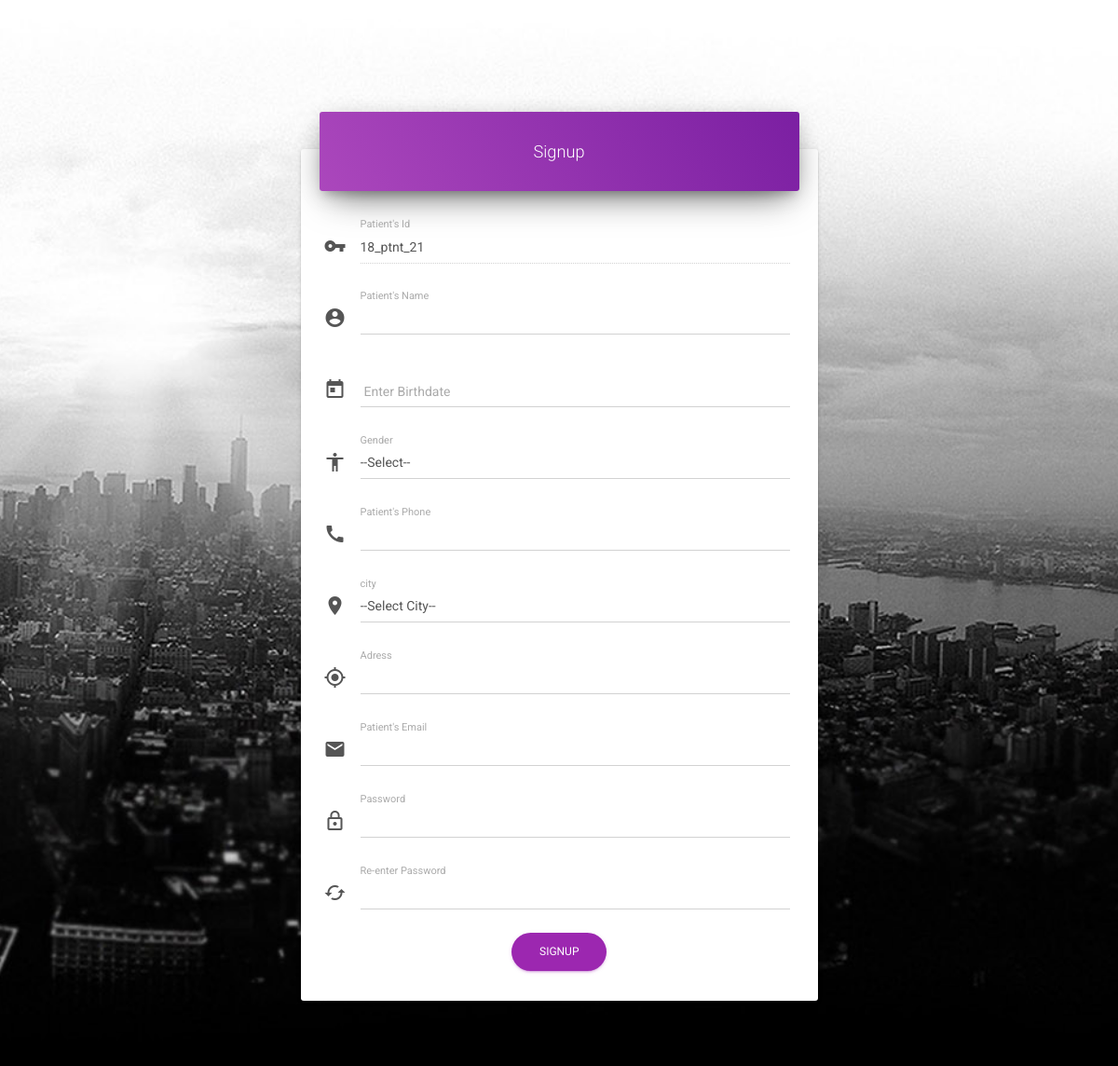
/patient_signup.php, run on an earlier commit of the app's database.
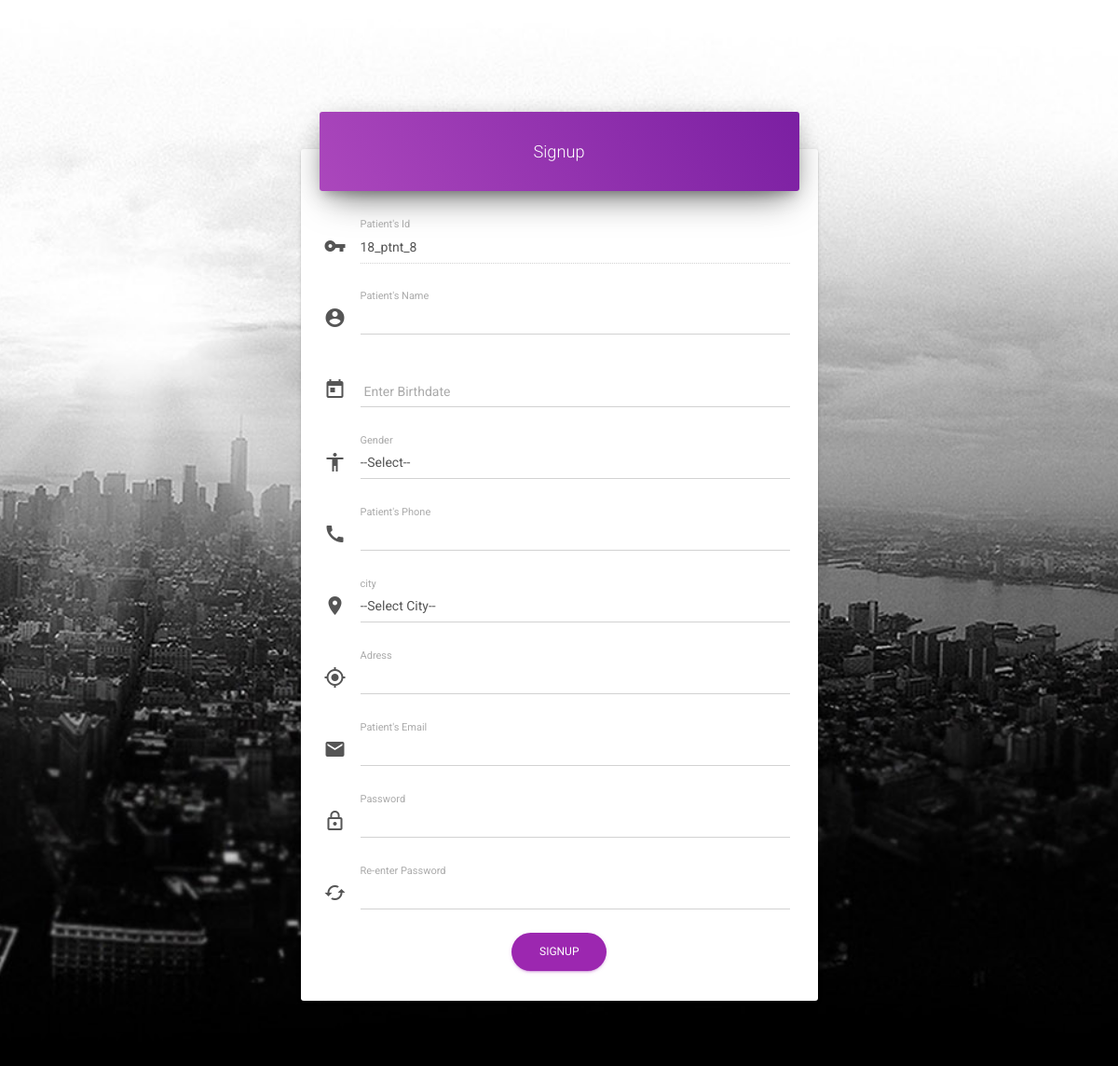
And on a later commit of the database.
### tables this page shows
CREATE TABLE `patient` (
  `patient_id` varchar(15) NOT NULL,
  `patient_name` varchar(30) NOT NULL,
  `patient_gender` varchar(10) NOT NULL,
  `patient_email` varchar(50) NOT NULL,
  `patient_phone` varchar(15) NOT NULL,
  `patient_dob` date NOT NULL,
  `patient_type` tinyint(1) NOT NULL,
  `patient_address` varchar(100) NOT NULL,
  `patient_password` varchar(50) NOT NULL,
  `relative_name` varchar(30) NOT NULL,
  `relative_contact` varchar(15) NOT NULL,
  `added_by` varchar(15) NOT NULL,
  `doj` timestamp(6) NOT NULL DEFAULT CURRENT_TIMESTAMP(6),
  `patient_exist` tinyint(1) NOT NULL,
  `patient_blood_group` varchar(5) NOT NULL
);

### assets/modules/global_module.php (called while the page is built, shortened)
<?php
function key_engine($for)
{
	include("assets/modules/db_config.php");
	if($for == "patient")
	{
		$key = $for."_id";
		$sql_test = "select $key from $for order by cast(substring($key,9) as int ) desc limit 1";
		$result_test = mysqli_query($conn,$sql_test);
		if( mysqli_num_rows($result_test) != 0 )
		{
			$row=mysqli_fetch_row($result_test);
			$data = explode("_",$row[0]);
			$initial = $data[1];
			$number = $data[2];
			$year_new = date("y");
			$number_new = $number+1;
			$key = $year_new."_".$initial."_".$number_new;
			return $key;
		}
    }
    else
    {
        return "Invalid Arguments";
    }
}
?>

### patient_signup.php (the view, shortened to what the changed rows need)
<?php
include("assets/modules/global_module.php");
?>
  <!doctype html>
<html lang="en">
<head>
  <link rel="stylesheet" href="https://maxcdn.bootstrapcdn.com/font-awesome/latest/css/font-awesome.min.css" />
    <link href="assets/css/bootstrap.min.css" rel="stylesheet" />
    <link href="assets/css/material-kit.css" rel="stylesheet"/>
</head>
<body class="index-page">
        <div class="section  section-signup" style="background-image: url('assets/img/city.jpg'); background-size: cover;background-attachment: fixed;
    background-position: center;
    background-repeat: no-repeat; min-height: 700px;">
      <div class="container">
        <div class="row">
          <div class="col-md-6 col-md-offset-3">
            <div class="card card-signup" >
              <form class="form" method=POST>
                <div class="content">
                  <div class="input-group">
                    <div class="form-group label-floating">
                <label class="control-label">Patient's Id</label>
                    <input type="text" name=p_id value="<?php echo key_engine("patient"); ?>" class="form-control" disabled>
                  </div>
                  </div>
                </div>
              </form>
            </div>
          </div>
        </div>
      </div>
    </div>
</body>
</html>

What changed in the data, as far as the page shows it:
removed patient: p_id "18_ptnt_21"
added patient: p_id "18_ptnt_8"
